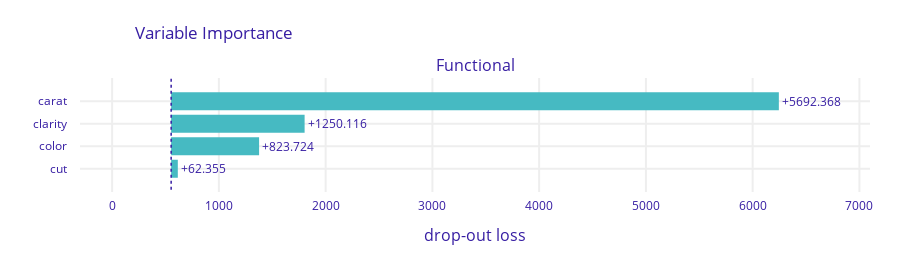
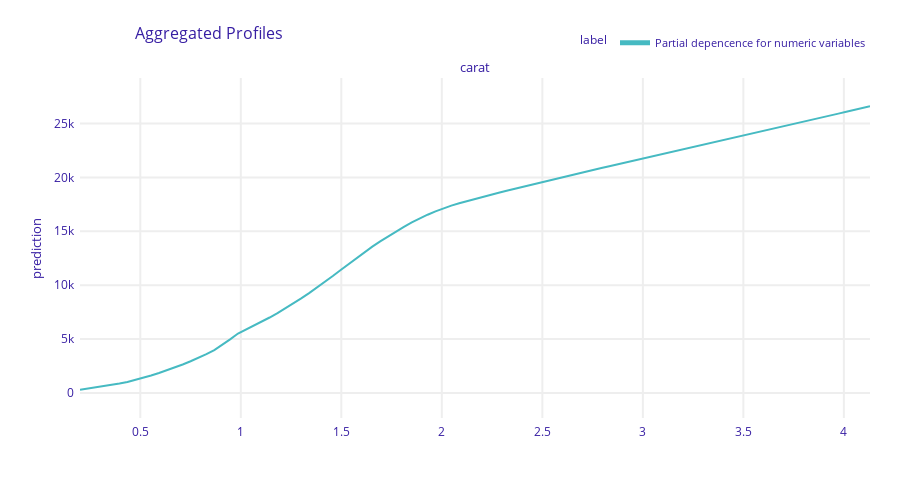
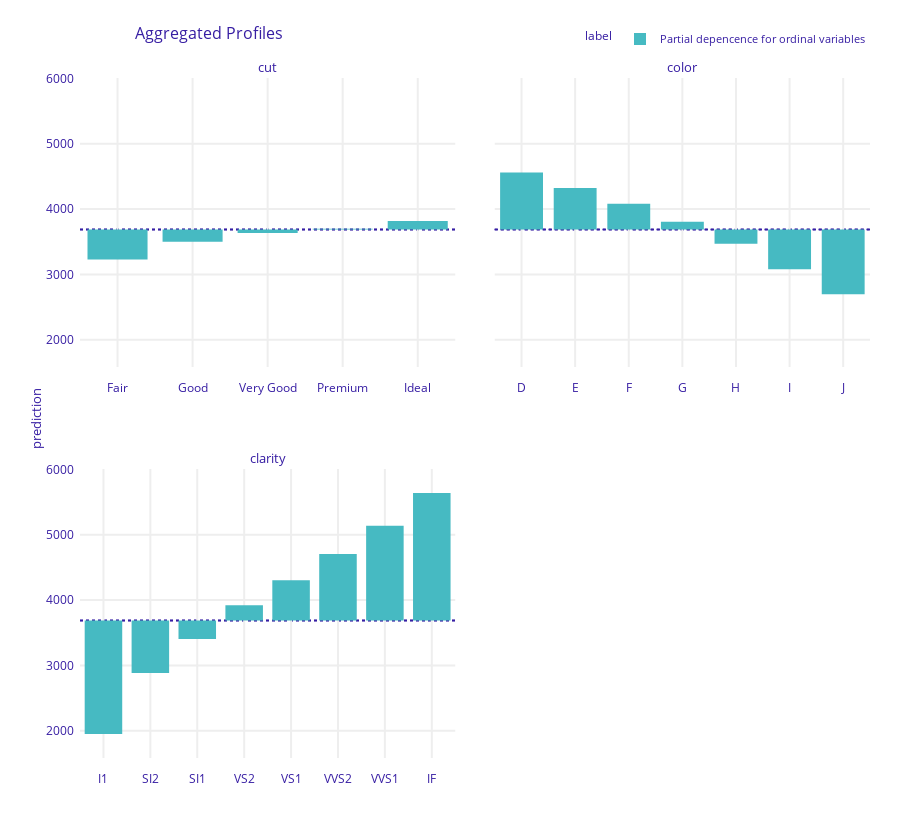

Here is the notebook cell these charts were saved with, in order:
### Code cell
# Interpretation
import dalex as dx

# Set up explainer
def pred_fun(m, X):
    return m.predict(preprocessor.transform(X), batch_size=1000).flatten()

exp = dx.Explainer(
    model, 
    data=df_valid[ord_features + ["carat"]], 
    y=y_valid, 
    predict_function=pred_fun, 
    verbose=False
)

# Performance
mp = exp.model_performance(model_type="regression")
print("Performance\n", mp.result)

# Permutation importance
vi = exp.model_parts()
vi.plot()

# Partial dependence
pdp_num = exp.model_profile(
    type="partial",
    label="Partial depencence for numeric variables",
    variables=["carat"],
    verbose=False
)
pdp_num.plot()

pdp_ord = exp.model_profile(
    type="partial",
    label="Partial depencence for ordinal variables",
    variables=ord_features,
    variable_type="categorical",
    variable_splits=dict(zip(ord_features, ord_levels)),
    verbose=False
)
pdp_ord.plot()

### Figure 1 — Plotly figure (JSON) as saved in the notebook; plotly's stock layout.template omitted (floating-point values rounded to 4 significant figures)
{"data": [{"base": 552.9, "hoverinfo": "text", "hoverlabel": {"bgcolor": "rgba(0,0,0,0.8)"}, "hovertext": ["Model: Functional loss after<br>variable: carat is permuted: 6245.278<br>Drop-out loss change: +5692.368", "Model: Functional loss after<br>variable: clarity is permuted: 1803.026<br>Drop-out loss change: +1250.116", "Model: Functional loss after<br>variable: color is permuted: 1376.634<br>Drop-out loss change: +823.724", "Model: Functional loss after<br>variable: cut is permuted: 615.266<br>Drop-out loss change: +62.355"], "marker": {"color": "#46bac2"}, "orientation": "h", "showlegend": false, "text": ["+5692.368", "+1250.116", "+823.724", "+62.355"], "textposition": "outside", "type": "bar", "x": [5692.0, 1250.0, 823.7, 62.36], "xaxis": "x", "y": ["carat", "clarity", "color", "cut"], "yaxis": "y"}], "layout": {"annotations": [{"font": {"size": 16}, "showarrow": false, "text": "Functional", "x": 0.5, "xanchor": "center", "xref": "paper", "y": 1, "yanchor": "bottom", "yref": "paper"}, {"font": {"size": 16}, "showarrow": false, "text": "drop-out loss", "x": 0.5, "xanchor": "center", "xref": "paper", "y": 0, "yanchor": "top", "yref": "paper", "yshift": -30}], "font": {"color": "#371ea3"}, "height": 263, "margin": {"b": 71, "r": 30, "t": 78}, "shapes": [{"line": {"color": "#371ea3", "dash": "dot", "width": 1.5}, "type": "line", "x0": 552.9, "x1": 552.9, "xref": "x", "y0": -1, "y1": 4, "yref": "y"}], "title": {"text": "Variable Importance", "x": 0.15}, "xaxis": {"anchor": "y", "automargin": true, "domain": [0, 1], "fixedrange": true, "gridwidth": 2, "range": [-300.9, 7099.0], "tickcolor": "white", "ticklen": 3, "ticks": "outside", "type": "linear", "zeroline": false}, "yaxis": {"anchor": "x", "automargin": true, "autorange": "reversed", "domain": [0, 1], "fixedrange": true, "gridwidth": 2, "tickcolor": "white", "ticklen": 10, "ticks": "outside", "type": "category"}}}

### Figure 2 — Plotly figure (JSON) as saved in the notebook; plotly's stock layout.template omitted (floating-point values rounded to 4 significant figures; data arrays with more than 128 entries replaced by an {"elided": "..."} marker saying what was removed)
{"data": [{"customdata": {"elided": "101x3 mixed values"}, "hovertemplate": "<b>%{hovertext}</b><br><br>prediction=%{y:.3f}<br>mean_prediction=%{customdata[0]:.3f}<extra></extra>", "hovertext": ["Partial depencence for numeric variables", "Partial depencence for numeric variables", "Partial depencence for numeric variables", "Partial depencence for numeric variables", "Partial depencence for numeric variables", "Partial depencence for numeric variables", "Partial depencence for numeric variables", "Partial depencence for numeric variables", "Partial depencence for numeric variables", "Partial depencence for numeric variables", "Partial depencence for numeric variables", "Partial depencence for numeric variables", "Partial depencence for numeric variables", "Partial depencence for numeric variables", "Partial depencence for numeric variables", "Partial depencence for numeric variables", "Partial depencence for numeric variables", "Partial depencence for numeric variables", "Partial depencence for numeric variables", "Partial depencence for numeric variables", "Partial depencence for numeric variables", "Partial depencence for numeric variables", "Partial depencence for numeric variables", "Partial depencence for numeric variables", "Partial depencence for numeric variables", "Partial depencence for numeric variables", "Partial depencence for numeric variables", "Partial depencence for numeric variables", "Partial depencence for numeric variables", "Partial depencence for numeric variables", "Partial depencence for numeric variables", "Partial depencence for numeric variables", "Partial depencence for numeric variables", "Partial depencence for numeric variables", "Partial depencence for numeric variables", "Partial depencence for numeric variables", "Partial depencence for numeric variables", "Partial depencence for numeric variables", "Partial depencence for numeric variables", "Partial depencence for numeric variables", "Partial depencence for numeric variables", "Partial depencence for numeric variables", "Partial depencence for numeric variables", "Partial depencence for numeric variables", "Partial depencence for numeric variables", "Partial depencence for numeric variables", "Partial depencence for numeric variables", "Partial depencence for numeric variables", "Partial depencence for numeric variables", "Partial depencence for numeric variables", "Partial depencence for numeric variables", "Partial depencence for numeric variables", "Partial depencence for numeric variables", "Partial depencence for numeric variables", "Partial depencence for numeric variables", "Partial depencence for numeric variables", "Partial depencence for numeric variables", "Partial depencence for numeric variables", "Partial depencence for numeric variables", "Partial depencence for numeric variables", "Partial depencence for numeric variables", "Partial depencence for numeric variables", "Partial depencence for numeric variables", "Partial depencence for numeric variables", "Partial depencence for numeric variables", "Partial depencence for numeric variables", "Partial depencence for numeric variables", "Partial depencence for numeric variables", "Partial depencence for numeric variables", "Partial depencence for numeric variables", "Partial depencence for numeric variables", "Partial depencence for numeric variables", "Partial depencence for numeric variables", "Partial depencence for numeric variables", "Partial depencence for numeric variables", "Partial depencence for numeric variables", "Partial depencence for numeric variables", "Partial depencence for numeric variables", "Partial depencence for numeric variables", "Partial depencence for numeric variables", "Partial depencence for numeric variables", "Partial depencence for numeric variables", "Partial depencence for numeric variables", "Partial depencence for numeric variables", "Partial depencence for numeric variables", "Partial depencence for numeric variables", "Partial depencence for numeric variables", "Partial depencence for numeric variables", "Partial depencence for numeric variables", "Partial depencence for numeric variables", "Partial depencence for numeric variables", "Partial depencence for numeric variables", "Partial depencence for numeric variables", "Partial depencence for numeric variables", "Partial depencence for numeric variables", "Partial depencence for numeric variables", "Partial depencence for numeric variables", "Partial depencence for numeric variables", "Partial depencence for numeric variables", "Partial depencence for numeric variables", "Partial depencence for numeric variables"], "legendgroup": "Partial depencence for numeric variables", "line": {"color": "#46bac2", "dash": "solid", "width": 2}, "marker": {"symbol": "circle"}, "mode": "lines", "name": "Partial depencence for numeric variables", "opacity": 1, "orientation": "v", "showlegend": true, "type": "scatter", "x": [0.2, 0.2393, 0.2786, 0.3179, 0.3572, 0.3965, 0.4358, 0.4751, 0.5144, 0.5537, 0.593, 0.6323, 0.6716, 0.7109, 0.7502, 0.7895, 0.8288, 0.8681, 0.9074, 0.9467, 0.986, 1.025, 1.065, 1.104, 1.143, 1.182, 1.222, 1.261, 1.3, 1.34, 1.379, 1.418, 1.458, 1.497, 1.536, 1.575, 1.615, 1.654, 1.693, 1.733, 1.772, 1.811, 1.851, 1.89, 1.929, 1.968, 2.008, 2.047, 2.086, 2.126, 2.165, 2.204, 2.244, 2.283, 2.322, 2.361, 2.401, 2.44, 2.479, 2.519, 2.558, 2.597, 2.637, 2.676, 2.715, 2.754, 2.794, 2.833, 2.872, 2.912, 2.951, 2.99, 3.03, 3.069, 3.108, 3.147, 3.187, 3.226, 3.265, 3.305, 3.344, 3.383, 3.423, 3.462, 3.501, 3.54, 3.58, 3.619, 3.658, 3.698, 3.737, 3.776, 3.816, 3.855, 3.894, 3.933, 3.973, 4.012, 4.051, 4.091, 4.13], "xaxis": "x", "y": [301.1, 407.9, 516.4, 626.2, 739.6, 866.7, 1019.0, 1200.0, 1403.0, 1621.0, 1853.0, 2100.0, 2362.0, 2641.0, 2936.0, 3251.0, 3594.0, 3979.0, 4435.0, 4973.0, 5513.0, 5877.0, 6227.0, 6601.0, 6997.0, 7412.0, 7843.0, 8293.0, 8769.0, 9266.0, 9776.0, 10300.0, 10850.0, 11400.0, 11970.0, 12520.0, 13060.0, 13580.0, 14070.0, 14540.0, 14990.0, 15410.0, 15820.0, 16200.0, 16540.0, 16850.0, 17130.0, 17380.0, 17600.0, 17810.0, 18010.0, 18200.0, 18390.0, 18580.0, 18760.0, 18940.0, 19120.0, 19300.0, 19480.0, 19650.0, 19830.0, 20000.0, 20180.0, 20350.0, 20520.0, 20700.0, 20870.0, 21040.0, 21210.0, 21380.0, 21550.0, 21720.0, 21890.0, 22060.0, 22230.0, 22400.0, 22570.0, 22740.0, 22900.0, 23070.0, 23240.0, 23410.0, 23580.0, 23740.0, 23910.0, 24080.0, 24250.0, 24410.0, 24580.0, 24750.0, 24920.0, 25080.0, 25250.0, 25420.0, 25580.0, 25750.0, 25920.0, 26090.0, 26260.0, 26420.0, 26590.0], "yaxis": "y"}], "layout": {"annotations": [{"font": {"size": 13}, "showarrow": false, "text": "carat", "x": 0.5, "xanchor": "center", "xref": "paper", "y": 1, "yanchor": "bottom", "yref": "paper"}, {"font": {"size": 13}, "showarrow": false, "text": "prediction", "textangle": -90, "x": -0.07, "xref": "paper", "y": 0.5, "yref": "paper"}], "font": {"color": "#371ea3"}, "height": 489, "hovermode": "x unified", "legend": {"font": {"size": 11}, "itemsizing": "constant", "orientation": "h", "title": {"font": {"size": 12}, "text": "label"}, "tracegroupgap": 0, "x": 1, "xanchor": "right", "y": 1.061, "yanchor": "bottom"}, "margin": {"b": 71, "r": 30, "t": 78}, "title": {"font": {"size": 16}, "text": "Aggregated Profiles", "x": 0.15}, "xaxis": {"anchor": "y", "automargin": true, "domain": [0, 1], "fixedrange": true, "gridwidth": 2, "showticklabels": true, "tickcolor": "white", "ticklen": 3, "ticks": "outside", "title": {"text": ""}, "type": "linear", "zeroline": false}, "yaxis": {"anchor": "x", "automargin": true, "domain": [0, 1], "fixedrange": true, "gridwidth": 2, "range": [-2328.0, 29220.0], "tickcolor": "white", "ticklen": 3, "ticks": "outside", "title": {"text": ""}, "type": "linear", "zeroline": false}}}

### Figure 3 — Plotly figure (JSON) as saved in the notebook; plotly's stock layout.template omitted (floating-point values rounded to 4 significant figures)
{"data": [{"alignmentgroup": "True", "base": [3688.0, 3688.0, 3688.0, 3688.0, 3688.0], "customdata": [[3229.0, "Partial depencence for ordinal variables", "cut"], [3501.0, "Partial depencence for ordinal variables", "cut"], [3635.0, "Partial depencence for ordinal variables", "cut"], [3700.0, "Partial depencence for ordinal variables", "cut"], [3818.0, "Partial depencence for ordinal variables", "cut"]], "hovertemplate": "<b>%{hovertext}</b><br><br>mean_prediction=%{base:.3f}<br>prediction=%{customdata[0]:.3f}<extra></extra>", "hovertext": ["Partial depencence for ordinal variables", "Partial depencence for ordinal variables", "Partial depencence for ordinal variables", "Partial depencence for ordinal variables", "Partial depencence for ordinal variables"], "legendgroup": "Partial depencence for ordinal variables", "marker": {"color": "#46bac2", "pattern": {"shape": ""}}, "name": "Partial depencence for ordinal variables", "offsetgroup": "Partial depencence for ordinal variables", "orientation": "v", "showlegend": true, "textposition": "auto", "type": "bar", "x": ["Fair", "Good", "Very Good", "Premium", "Ideal"], "xaxis": "x3", "y": [-459.4, -187.2, -53.27, 12.02, 129.4], "yaxis": "y3"}, {"alignmentgroup": "True", "base": [3688.0, 3688.0, 3688.0, 3688.0, 3688.0, 3688.0, 3688.0], "customdata": [[4560.0, "Partial depencence for ordinal variables", "color"], [4323.0, "Partial depencence for ordinal variables", "color"], [4081.0, "Partial depencence for ordinal variables", "color"], [3808.0, "Partial depencence for ordinal variables", "color"], [3468.0, "Partial depencence for ordinal variables", "color"], [3080.0, "Partial depencence for ordinal variables", "color"], [2694.0, "Partial depencence for ordinal variables", "color"]], "hovertemplate": "<b>%{hovertext}</b><br><br>mean_prediction=%{base:.3f}<br>prediction=%{customdata[0]:.3f}<extra></extra>", "hovertext": ["Partial depencence for ordinal variables", "Partial depencence for ordinal variables", "Partial depencence for ordinal variables", "Partial depencence for ordinal variables", "Partial depencence for ordinal variables", "Partial depencence for ordinal variables", "Partial depencence for ordinal variables"], "legendgroup": "Partial depencence for ordinal variables", "marker": {"color": "#46bac2", "pattern": {"shape": ""}}, "name": "Partial depencence for ordinal variables", "offsetgroup": "Partial depencence for ordinal variables", "orientation": "v", "showlegend": false, "textposition": "auto", "type": "bar", "x": ["D", "E", "F", "G", "H", "I", "J"], "xaxis": "x4", "y": [871.8, 635.0, 392.3, 120.1, -220.7, -608.4, -994.0], "yaxis": "y4"}, {"alignmentgroup": "True", "base": [3688.0, 3688.0, 3688.0, 3688.0, 3688.0, 3688.0, 3688.0, 3688.0], "customdata": [[1950.0, "Partial depencence for ordinal variables", "clarity"], [2882.0, "Partial depencence for ordinal variables", "clarity"], [3403.0, "Partial depencence for ordinal variables", "clarity"], [3921.0, "Partial depencence for ordinal variables", "clarity"], [4306.0, "Partial depencence for ordinal variables", "clarity"], [4705.0, "Partial depencence for ordinal variables", "clarity"], [5141.0, "Partial depencence for ordinal variables", "clarity"], [5640.0, "Partial depencence for ordinal variables", "clarity"]], "hovertemplate": "<b>%{hovertext}</b><br><br>mean_prediction=%{base:.3f}<br>prediction=%{customdata[0]:.3f}<extra></extra>", "hovertext": ["Partial depencence for ordinal variables", "Partial depencence for ordinal variables", "Partial depencence for ordinal variables", "Partial depencence for ordinal variables", "Partial depencence for ordinal variables", "Partial depencence for ordinal variables", "Partial depencence for ordinal variables", "Partial depencence for ordinal variables"], "legendgroup": "Partial depencence for ordinal variables", "marker": {"color": "#46bac2", "pattern": {"shape": ""}}, "name": "Partial depencence for ordinal variables", "offsetgroup": "Partial depencence for ordinal variables", "orientation": "v", "showlegend": false, "textposition": "auto", "type": "bar", "x": ["I1", "SI2", "SI1", "VS2", "VS1", "VVS2", "VVS1", "IF"], "xaxis": "x", "y": [-1738.0, -805.9, -284.8, 233.1, 618.2, 1017.0, 1453.0, 1952.0], "yaxis": "y"}], "layout": {"annotations": [{"font": {"size": 13}, "showarrow": false, "text": "clarity", "x": 0.2375, "xanchor": "center", "xref": "paper", "y": 0.425, "yanchor": "bottom", "yref": "paper"}, {"font": {"size": 13}, "showarrow": false, "text": "cut", "x": 0.2375, "xanchor": "center", "xref": "paper", "y": 1, "yanchor": "bottom", "yref": "paper"}, {"font": {"size": 13}, "showarrow": false, "text": "color", "x": 0.7625, "xanchor": "center", "xref": "paper", "y": 1, "yanchor": "bottom", "yref": "paper"}, {"font": {"size": 13}, "showarrow": false, "text": "prediction", "textangle": -90, "x": -0.07, "xref": "paper", "y": 0.5, "yref": "paper"}], "barmode": "group", "font": {"color": "#371ea3"}, "height": 829, "hovermode": "x unified", "legend": {"font": {"size": 11}, "itemsizing": "constant", "orientation": "h", "title": {"font": {"size": 12}, "text": "label"}, "tracegroupgap": 0, "x": 1, "xanchor": "right", "y": 1.036, "yanchor": "bottom"}, "margin": {"b": 71, "r": 30, "t": 78}, "shapes": [{"layer": "below", "line": {"color": "#371ea3", "dash": "dot", "width": 1.5}, "type": "line", "x0": 0, "x1": 1, "xref": "x domain", "y0": 3688.0, "y1": 3688.0, "yref": "y"}, {"layer": "below", "line": {"color": "#371ea3", "dash": "dot", "width": 1.5}, "type": "line", "x0": 0, "x1": 1, "xref": "x3 domain", "y0": 3688.0, "y1": 3688.0, "yref": "y3"}, {"layer": "below", "line": {"color": "#371ea3", "dash": "dot", "width": 1.5}, "type": "line", "x0": 0, "x1": 1, "xref": "x4 domain", "y0": 3688.0, "y1": 3688.0, "yref": "y4"}, {"layer": "below", "line": {"color": "#371ea3", "dash": "dot", "width": 1.5}, "type": "line", "x0": 0, "x1": 1, "xref": "x domain", "y0": 3688.0, "y1": 3688.0, "yref": "y"}, {"layer": "below", "line": {"color": "#371ea3", "dash": "dot", "width": 1.5}, "type": "line", "x0": 0, "x1": 1, "xref": "x3 domain", "y0": 3688.0, "y1": 3688.0, "yref": "y3"}, {"layer": "below", "line": {"color": "#371ea3", "dash": "dot", "width": 1.5}, "type": "line", "x0": 0, "x1": 1, "xref": "x4 domain", "y0": 3688.0, "y1": 3688.0, "yref": "y4"}, {"layer": "below", "line": {"color": "#371ea3", "dash": "dot", "width": 1.5}, "type": "line", "x0": 0, "x1": 1, "xref": "x domain", "y0": 3688.0, "y1": 3688.0, "yref": "y"}, {"layer": "below", "line": {"color": "#371ea3", "dash": "dot", "width": 1.5}, "type": "line", "x0": 0, "x1": 1, "xref": "x3 domain", "y0": 3688.0, "y1": 3688.0, "yref": "y3"}, {"layer": "below", "line": {"color": "#371ea3", "dash": "dot", "width": 1.5}, "type": "line", "x0": 0, "x1": 1, "xref": "x4 domain", "y0": 3688.0, "y1": 3688.0, "yref": "y4"}], "title": {"font": {"size": 16}, "text": "Aggregated Profiles", "x": 0.15}, "xaxis": {"anchor": "y", "automargin": true, "domain": [0, 0.475], "fixedrange": true, "gridwidth": 2, "showticklabels": true, "tickcolor": "white", "ticklen": 10, "ticks": "outside", "title": {"text": ""}, "type": "category"}, "xaxis2": {"anchor": "y2", "automargin": true, "domain": [0.525, 1], "fixedrange": true, "gridwidth": 2, "showticklabels": true, "tickcolor": "white", "ticklen": 10, "ticks": "outside", "title": {"text": ""}, "type": "category"}, "xaxis3": {"anchor": "y3", "automargin": true, "domain": [0, 0.475], "fixedrange": true, "gridwidth": 2, "showticklabels": true, "tickcolor": "white", "ticklen": 10, "ticks": "outside", "title": {"text": ""}, "type": "category"}, "xaxis4": {"anchor": "y4", "automargin": true, "domain": [0.525, 1], "fixedrange": true, "gridwidth": 2, "showticklabels": true, "tickcolor": "white", "ticklen": 10, "ticks": "outside", "title": {"text": ""}, "type": "category"}, "yaxis": {"anchor": "x", "automargin": true, "domain": [0, 0.425], "fixedrange": true, "gridwidth": 2, "range": [1581.0, 6009.0], "tickcolor": "white", "ticklen": 3, "ticks": "outside", "title": {"text": ""}, "type": "linear", "zeroline": false}, "yaxis2": {"anchor": "x2", "automargin": true, "domain": [0, 0.425], "fixedrange": true, "gridwidth": 2, "matches": "y", "range": [1581.0, 6009.0], "showticklabels": false, "tickcolor": "white", "ticklen": 3, "ticks": "outside", "title": {"text": ""}, "type": "linear", "zeroline": false}, "yaxis3": {"anchor": "x3", "automargin": true, "domain": [0.575, 1], "fixedrange": true, "gridwidth": 2, "matches": "y", "range": [1581.0, 6009.0], "tickcolor": "white", "ticklen": 3, "ticks": "outside", "title": {"text": ""}, "type": "linear", "zeroline": false}, "yaxis4": {"anchor": "x4", "automargin": true, "domain": [0.575, 1], "fixedrange": true, "gridwidth": 2, "matches": "y", "range": [1581.0, 6009.0], "showticklabels": false, "tickcolor": "white", "ticklen": 3, "ticks": "outside", "title": {"text": ""}, "type": "linear", "zeroline": false}}}
